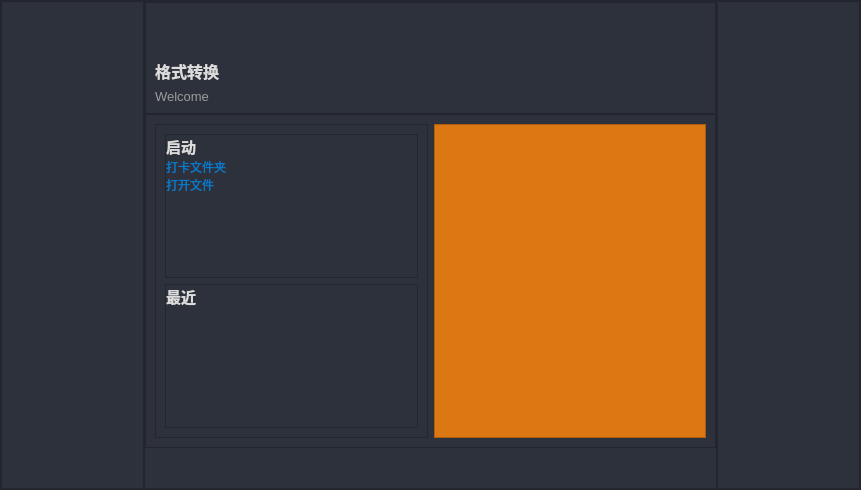
<?xml version="1.0" encoding="UTF-8"?>
<ui version="4.0">
 <class>Tab_start</class>
 <widget class="QWidget" name="Tab_start">
  <property name="geometry">
   <rect>
    <x>0</x>
    <y>0</y>
    <width>861</width>
    <height>490</height>
   </rect>
  </property>
  <property name="palette">
   <palette>
    <active>
     <colorrole role="WindowText">
      <brush brushstyle="SolidPattern">
       <color alpha="255">
        <red>255</red>
        <green>255</green>
        <blue>255</blue>
       </color>
      </brush>
     </colorrole>
     <colorrole role="Button">
      <brush brushstyle="SolidPattern">
       <color alpha="255">
        <red>45</red>
        <green>49</green>
        <blue>59</blue>
       </color>
      </brush>
     </colorrole>
     <colorrole role="Light">
      <brush brushstyle="SolidPattern">
       <color alpha="255">
        <red>255</red>
        <green>255</green>
        <blue>255</blue>
       </color>
      </brush>
     </colorrole>
     <colorrole role="Midlight">
      <brush brushstyle="SolidPattern">
       <color alpha="255">
        <red>255</red>
        <green>255</green>
        <blue>255</blue>
       </color>
      </brush>
     </colorrole>
     <colorrole role="Dark">
      <brush brushstyle="SolidPattern">
       <color alpha="255">
        <red>255</red>
        <green>255</green>
        <blue>255</blue>
       </color>
      </brush>
     </colorrole>
     <colorrole role="Mid">
      <brush brushstyle="SolidPattern">
       <color alpha="255">
        <red>255</red>
        <green>255</green>
        <blue>255</blue>
       </color>
      </brush>
     </colorrole>
     <colorrole role="Text">
      <brush brushstyle="SolidPattern">
       <color alpha="255">
        <red>210</red>
        <green>210</green>
        <blue>210</blue>
       </color>
      </brush>
     </colorrole>
     <colorrole role="BrightText">
      <brush brushstyle="SolidPattern">
       <color alpha="255">
        <red>255</red>
        <green>255</green>
        <blue>255</blue>
       </color>
      </brush>
     </colorrole>
     <colorrole role="ButtonText">
      <brush brushstyle="SolidPattern">
       <color alpha="255">
        <red>255</red>
        <green>255</green>
        <blue>255</blue>
       </color>
      </brush>
     </colorrole>
     <colorrole role="Base">
      <brush brushstyle="SolidPattern">
       <color alpha="255">
        <red>45</red>
        <green>49</green>
        <blue>59</blue>
       </color>
      </brush>
     </colorrole>
     <colorrole role="Window">
      <brush brushstyle="SolidPattern">
       <color alpha="255">
        <red>45</red>
        <green>49</green>
        <blue>59</blue>
       </color>
      </brush>
     </colorrole>
     <colorrole role="Shadow">
      <brush brushstyle="SolidPattern">
       <color alpha="255">
        <red>255</red>
        <green>255</green>
        <blue>255</blue>
       </color>
      </brush>
     </colorrole>
     <colorrole role="Highlight">
      <brush brushstyle="SolidPattern">
       <color alpha="255">
        <red>255</red>
        <green>255</green>
        <blue>255</blue>
       </color>
      </brush>
     </colorrole>
     <colorrole role="Link">
      <brush brushstyle="SolidPattern">
       <color alpha="255">
        <red>255</red>
        <green>255</green>
        <blue>255</blue>
       </color>
      </brush>
     </colorrole>
     <colorrole role="LinkVisited">
      <brush brushstyle="SolidPattern">
       <color alpha="255">
        <red>255</red>
        <green>255</green>
        <blue>255</blue>
       </color>
      </brush>
     </colorrole>
     <colorrole role="AlternateBase">
      <brush brushstyle="SolidPattern">
       <color alpha="255">
        <red>255</red>
        <green>255</green>
        <blue>255</blue>
       </color>
      </brush>
     </colorrole>
     <colorrole role="ToolTipBase">
      <brush brushstyle="SolidPattern">
       <color alpha="255">
        <red>255</red>
        <green>255</green>
        <blue>255</blue>
       </color>
      </brush>
     </colorrole>
     <colorrole role="ToolTipText">
      <brush brushstyle="SolidPattern">
       <color alpha="255">
        <red>255</red>
        <green>255</green>
        <blue>255</blue>
       </color>
      </brush>
     </colorrole>
     <colorrole role="PlaceholderText">
      <brush brushstyle="SolidPattern">
       <color alpha="128">
        <red>255</red>
        <green>255</green>
        <blue>255</blue>
       </color>
      </brush>
     </colorrole>
    </active>
    <inactive>
     <colorrole role="WindowText">
      <brush brushstyle="SolidPattern">
       <color alpha="255">
        <red>255</red>
        <green>255</green>
        <blue>255</blue>
       </color>
      </brush>
     </colorrole>
     <colorrole role="Button">
      <brush brushstyle="SolidPattern">
       <color alpha="255">
        <red>45</red>
        <green>49</green>
        <blue>59</blue>
       </color>
      </brush>
     </colorrole>
     <colorrole role="Light">
      <brush brushstyle="SolidPattern">
       <color alpha="255">
        <red>255</red>
        <green>255</green>
        <blue>255</blue>
       </color>
      </brush>
     </colorrole>
     <colorrole role="Midlight">
      <brush brushstyle="SolidPattern">
       <color alpha="255">
        <red>255</red>
        <green>255</green>
        <blue>255</blue>
       </color>
      </brush>
     </colorrole>
     <colorrole role="Dark">
      <brush brushstyle="SolidPattern">
       <color alpha="255">
        <red>255</red>
        <green>255</green>
        <blue>255</blue>
       </color>
      </brush>
     </colorrole>
     <colorrole role="Mid">
      <brush brushstyle="SolidPattern">
       <color alpha="255">
        <red>255</red>
        <green>255</green>
        <blue>255</blue>
       </color>
      </brush>
     </colorrole>
     <colorrole role="Text">
      <brush brushstyle="SolidPattern">
       <color alpha="255">
        <red>210</red>
        <green>210</green>
        <blue>210</blue>
       </color>
      </brush>
     </colorrole>
     <colorrole role="BrightText">
      <brush brushstyle="SolidPattern">
       <color alpha="255">
        <red>255</red>
        <green>255</green>
        <blue>255</blue>
       </color>
      </brush>
     </colorrole>
     <colorrole role="ButtonText">
      <brush brushstyle="SolidPattern">
       <color alpha="255">
        <red>255</red>
        <green>255</green>
        <blue>255</blue>
       </color>
      </brush>
     </colorrole>
     <colorrole role="Base">
      <brush brushstyle="SolidPattern">
       <color alpha="255">
        <red>45</red>
        <green>49</green>
        <blue>59</blue>
       </color>
      </brush>
     </colorrole>
     <colorrole role="Window">
      <brush brushstyle="SolidPattern">
       <color alpha="255">
        <red>45</red>
        <green>49</green>
        <blue>59</blue>
       </color>
      </brush>
     </colorrole>
     <colorrole role="Shadow">
      <brush brushstyle="SolidPattern">
       <color alpha="255">
        <red>255</red>
        <green>255</green>
        <blue>255</blue>
       </color>
      </brush>
     </colorrole>
     <colorrole role="Highlight">
      <brush brushstyle="SolidPattern">
       <color alpha="255">
        <red>255</red>
        <green>255</green>
        <blue>255</blue>
       </color>
      </brush>
     </colorrole>
     <colorrole role="Link">
      <brush brushstyle="SolidPattern">
       <color alpha="255">
        <red>255</red>
        <green>255</green>
        <blue>255</blue>
       </color>
      </brush>
     </colorrole>
     <colorrole role="LinkVisited">
      <brush brushstyle="SolidPattern">
       <color alpha="255">
        <red>255</red>
        <green>255</green>
        <blue>255</blue>
       </color>
      </brush>
     </colorrole>
     <colorrole role="AlternateBase">
      <brush brushstyle="SolidPattern">
       <color alpha="255">
        <red>255</red>
        <green>255</green>
        <blue>255</blue>
       </color>
      </brush>
     </colorrole>
     <colorrole role="ToolTipBase">
      <brush brushstyle="SolidPattern">
       <color alpha="255">
        <red>255</red>
        <green>255</green>
        <blue>255</blue>
       </color>
      </brush>
     </colorrole>
     <colorrole role="ToolTipText">
      <brush brushstyle="SolidPattern">
       <color alpha="255">
        <red>255</red>
        <green>255</green>
        <blue>255</blue>
       </color>
      </brush>
     </colorrole>
     <colorrole role="PlaceholderText">
      <brush brushstyle="SolidPattern">
       <color alpha="128">
        <red>255</red>
        <green>255</green>
        <blue>255</blue>
       </color>
      </brush>
     </colorrole>
    </inactive>
    <disabled>
     <colorrole role="WindowText">
      <brush brushstyle="SolidPattern">
       <color alpha="255">
        <red>255</red>
        <green>255</green>
        <blue>255</blue>
       </color>
      </brush>
     </colorrole>
     <colorrole role="Button">
      <brush brushstyle="SolidPattern">
       <color alpha="255">
        <red>45</red>
        <green>49</green>
        <blue>59</blue>
       </color>
      </brush>
     </colorrole>
     <colorrole role="Light">
      <brush brushstyle="SolidPattern">
       <color alpha="255">
        <red>255</red>
        <green>255</green>
        <blue>255</blue>
       </color>
      </brush>
     </colorrole>
     <colorrole role="Midlight">
      <brush brushstyle="SolidPattern">
       <color alpha="255">
        <red>255</red>
        <green>255</green>
        <blue>255</blue>
       </color>
      </brush>
     </colorrole>
     <colorrole role="Dark">
      <brush brushstyle="SolidPattern">
       <color alpha="255">
        <red>255</red>
        <green>255</green>
        <blue>255</blue>
       </color>
      </brush>
     </colorrole>
     <colorrole role="Mid">
      <brush brushstyle="SolidPattern">
       <color alpha="255">
        <red>255</red>
        <green>255</green>
        <blue>255</blue>
       </color>
      </brush>
     </colorrole>
     <colorrole role="Text">
      <brush brushstyle="SolidPattern">
       <color alpha="255">
        <red>255</red>
        <green>255</green>
        <blue>255</blue>
       </color>
      </brush>
     </colorrole>
     <colorrole role="BrightText">
      <brush brushstyle="SolidPattern">
       <color alpha="255">
        <red>255</red>
        <green>255</green>
        <blue>255</blue>
       </color>
      </brush>
     </colorrole>
     <colorrole role="ButtonText">
      <brush brushstyle="SolidPattern">
       <color alpha="255">
        <red>255</red>
        <green>255</green>
        <blue>255</blue>
       </color>
      </brush>
     </colorrole>
     <colorrole role="Base">
      <brush brushstyle="SolidPattern">
       <color alpha="255">
        <red>45</red>
        <green>49</green>
        <blue>59</blue>
       </color>
      </brush>
     </colorrole>
     <colorrole role="Window">
      <brush brushstyle="SolidPattern">
       <color alpha="255">
        <red>45</red>
        <green>49</green>
        <blue>59</blue>
       </color>
      </brush>
     </colorrole>
     <colorrole role="Shadow">
      <brush brushstyle="SolidPattern">
       <color alpha="255">
        <red>255</red>
        <green>255</green>
        <blue>255</blue>
       </color>
      </brush>
     </colorrole>
     <colorrole role="Highlight">
      <brush brushstyle="SolidPattern">
       <color alpha="255">
        <red>51</red>
        <green>153</green>
        <blue>255</blue>
       </color>
      </brush>
     </colorrole>
     <colorrole role="Link">
      <brush brushstyle="SolidPattern">
       <color alpha="255">
        <red>255</red>
        <green>255</green>
        <blue>255</blue>
       </color>
      </brush>
     </colorrole>
     <colorrole role="LinkVisited">
      <brush brushstyle="SolidPattern">
       <color alpha="255">
        <red>255</red>
        <green>255</green>
        <blue>255</blue>
       </color>
      </brush>
     </colorrole>
     <colorrole role="AlternateBase">
      <brush brushstyle="SolidPattern">
       <color alpha="255">
        <red>255</red>
        <green>255</green>
        <blue>255</blue>
       </color>
      </brush>
     </colorrole>
     <colorrole role="ToolTipBase">
      <brush brushstyle="SolidPattern">
       <color alpha="255">
        <red>255</red>
        <green>255</green>
        <blue>255</blue>
       </color>
      </brush>
     </colorrole>
     <colorrole role="ToolTipText">
      <brush brushstyle="SolidPattern">
       <color alpha="255">
        <red>255</red>
        <green>255</green>
        <blue>255</blue>
       </color>
      </brush>
     </colorrole>
     <colorrole role="PlaceholderText">
      <brush brushstyle="SolidPattern">
       <color alpha="128">
        <red>255</red>
        <green>255</green>
        <blue>255</blue>
       </color>
      </brush>
     </colorrole>
    </disabled>
   </palette>
  </property>
  <property name="windowTitle">
   <string>Form</string>
  </property>
  <property name="styleSheet">
   <string notr="true">	background-color: rgb(45, 49, 59);</string>
  </property>
  <layout class="QVBoxLayout" name="verticalLayout_6">
   <property name="spacing">
    <number>0</number>
   </property>
   <property name="leftMargin">
    <number>0</number>
   </property>
   <property name="topMargin">
    <number>0</number>
   </property>
   <property name="rightMargin">
    <number>0</number>
   </property>
   <property name="bottomMargin">
    <number>0</number>
   </property>
   <item>
    <widget class="QFrame" name="frame">
     <property name="frameShape">
      <enum>QFrame::StyledPanel</enum>
     </property>
     <property name="frameShadow">
      <enum>QFrame::Raised</enum>
     </property>
     <layout class="QHBoxLayout" name="horizontalLayout">
      <property name="spacing">
       <number>0</number>
      </property>
      <property name="leftMargin">
       <number>0</number>
      </property>
      <property name="topMargin">
       <number>0</number>
      </property>
      <property name="rightMargin">
       <number>0</number>
      </property>
      <property name="bottomMargin">
       <number>0</number>
      </property>
      <item>
       <widget class="QFrame" name="frame_left">
        <property name="sizePolicy">
         <sizepolicy hsizetype="Preferred" vsizetype="Preferred">
          <horstretch>1</horstretch>
          <verstretch>0</verstretch>
         </sizepolicy>
        </property>
        <property name="frameShape">
         <enum>QFrame::StyledPanel</enum>
        </property>
        <property name="frameShadow">
         <enum>QFrame::Raised</enum>
        </property>
       </widget>
      </item>
      <item>
       <widget class="QFrame" name="frame_center">
        <property name="sizePolicy">
         <sizepolicy hsizetype="Preferred" vsizetype="Preferred">
          <horstretch>4</horstretch>
          <verstretch>0</verstretch>
         </sizepolicy>
        </property>
        <property name="frameShape">
         <enum>QFrame::StyledPanel</enum>
        </property>
        <property name="frameShadow">
         <enum>QFrame::Raised</enum>
        </property>
        <layout class="QVBoxLayout" name="verticalLayout_3">
         <property name="spacing">
          <number>0</number>
         </property>
         <property name="leftMargin">
          <number>0</number>
         </property>
         <property name="topMargin">
          <number>0</number>
         </property>
         <property name="rightMargin">
          <number>0</number>
         </property>
         <property name="bottomMargin">
          <number>0</number>
         </property>
         <item>
          <layout class="QVBoxLayout" name="verticalLayout">
           <item>
            <widget class="QFrame" name="frame_center_top">
             <property name="sizePolicy">
              <sizepolicy hsizetype="Preferred" vsizetype="Preferred">
               <horstretch>0</horstretch>
               <verstretch>1</verstretch>
              </sizepolicy>
             </property>
             <property name="frameShape">
              <enum>QFrame::StyledPanel</enum>
             </property>
             <property name="frameShadow">
              <enum>QFrame::Raised</enum>
             </property>
             <layout class="QVBoxLayout" name="verticalLayout_2">
              <item>
               <spacer name="verticalSpacer_2">
                <property name="orientation">
                 <enum>Qt::Vertical</enum>
                </property>
                <property name="sizeHint" stdset="0">
                 <size>
                  <width>20</width>
                  <height>40</height>
                 </size>
                </property>
               </spacer>
              </item>
              <item alignment="Qt::AlignLeft|Qt::AlignBottom">
               <widget class="QLabel" name="label_2">
                <property name="font">
                 <font>
                  <family>Segoe UI</family>
                  <pointsize>12</pointsize>
                  <weight>75</weight>
                  <bold>true</bold>
                 </font>
                </property>
                <property name="styleSheet">
                 <string notr="true">color: rgb(220,220,220)
</string>
                </property>
                <property name="text">
                 <string>格式转换</string>
                </property>
               </widget>
              </item>
              <item alignment="Qt::AlignLeft|Qt::AlignTop">
               <widget class="QLabel" name="label_3">
                <property name="font">
                 <font>
                  <family>Segoe UI</family>
                  <pointsize>10</pointsize>
                  <weight>50</weight>
                  <bold>false</bold>
                 </font>
                </property>
                <property name="styleSheet">
                 <string notr="true">color: rgb(155,155,155)
</string>
                </property>
                <property name="text">
                 <string>Welcome</string>
                </property>
               </widget>
              </item>
             </layout>
            </widget>
           </item>
           <item>
            <widget class="QFrame" name="frame_center_bottom">
             <property name="sizePolicy">
              <sizepolicy hsizetype="Preferred" vsizetype="Preferred">
               <horstretch>0</horstretch>
               <verstretch>3</verstretch>
              </sizepolicy>
             </property>
             <property name="frameShape">
              <enum>QFrame::StyledPanel</enum>
             </property>
             <property name="frameShadow">
              <enum>QFrame::Raised</enum>
             </property>
             <layout class="QHBoxLayout" name="horizontalLayout_2">
              <item>
               <widget class="QFrame" name="frame_center_leftbottom">
                <property name="frameShape">
                 <enum>QFrame::StyledPanel</enum>
                </property>
                <property name="frameShadow">
                 <enum>QFrame::Raised</enum>
                </property>
                <layout class="QVBoxLayout" name="verticalLayout_4">
                 <item>
                  <widget class="QFrame" name="frame_9">
                   <property name="sizePolicy">
                    <sizepolicy hsizetype="Preferred" vsizetype="Preferred">
                     <horstretch>0</horstretch>
                     <verstretch>1</verstretch>
                    </sizepolicy>
                   </property>
                   <property name="maximumSize">
                    <size>
                     <width>16777215</width>
                     <height>200</height>
                    </size>
                   </property>
                   <property name="styleSheet">
                    <string notr="true"/>
                   </property>
                   <property name="frameShape">
                    <enum>QFrame::StyledPanel</enum>
                   </property>
                   <property name="frameShadow">
                    <enum>QFrame::Raised</enum>
                   </property>
                   <layout class="QVBoxLayout" name="verticalLayout_5">
                    <property name="spacing">
                     <number>0</number>
                    </property>
                    <property name="leftMargin">
                     <number>0</number>
                    </property>
                    <property name="topMargin">
                     <number>0</number>
                    </property>
                    <property name="rightMargin">
                     <number>0</number>
                    </property>
                    <property name="bottomMargin">
                     <number>0</number>
                    </property>
                    <item>
                     <widget class="QLabel" name="label_start">
                      <property name="font">
                       <font>
                        <family>Segoe UI</family>
                        <pointsize>11</pointsize>
                        <weight>75</weight>
                        <bold>true</bold>
                       </font>
                      </property>
                      <property name="styleSheet">
                       <string notr="true">color: rgb(220,220,220)
</string>
                      </property>
                      <property name="text">
                       <string>启动</string>
                      </property>
                     </widget>
                    </item>
                    <item alignment="Qt::AlignLeft">
                     <widget class="QPushButton" name="btn_open_folder">
                      <property name="styleSheet">
                       <string notr="true">QPushButton {	
	border: none;
	color: rgb(0,122,204);
	background-color: transparent;
}
QPushButton:hover {
	background-color: transparent;
}
QPushButton:pressed {	
	background-color: transparent;
}</string>
                      </property>
                      <property name="text">
                       <string>打卡文件夹</string>
                      </property>
                      <property name="icon">
                       <iconset>
                        <normaloff>icons/find/文件夹_seo-folder.svg</normaloff>icons/find/文件夹_seo-folder.svg</iconset>
                      </property>
                     </widget>
                    </item>
                    <item alignment="Qt::AlignLeft">
                     <widget class="QPushButton" name="btn_open_file">
                      <property name="styleSheet">
                       <string notr="true">QPushButton {	
	border: none;
	color: rgb(0,122,204);
	background-color: transparent;
}
QPushButton:hover {
	background-color: transparent;
}
QPushButton:pressed {	
	background-color: transparent;
}</string>
                      </property>
                      <property name="text">
                       <string>打开文件</string>
                      </property>
                      <property name="icon">
                       <iconset>
                        <normaloff>icons/find/文件夹1_folder-one.svg</normaloff>icons/find/文件夹1_folder-one.svg</iconset>
                      </property>
                      <property name="shortcut">
                       <string>Backspace</string>
                      </property>
                     </widget>
                    </item>
                    <item>
                     <spacer name="verticalSpacer">
                      <property name="orientation">
                       <enum>Qt::Vertical</enum>
                      </property>
                      <property name="sizeHint" stdset="0">
                       <size>
                        <width>20</width>
                        <height>40</height>
                       </size>
                      </property>
                     </spacer>
                    </item>
                   </layout>
                  </widget>
                 </item>
                 <item>
                  <widget class="QFrame" name="frame_10">
                   <property name="sizePolicy">
                    <sizepolicy hsizetype="Preferred" vsizetype="Preferred">
                     <horstretch>0</horstretch>
                     <verstretch>1</verstretch>
                    </sizepolicy>
                   </property>
                   <property name="maximumSize">
                    <size>
                     <width>16777215</width>
                     <height>200</height>
                    </size>
                   </property>
                   <property name="styleSheet">
                    <string notr="true"/>
                   </property>
                   <property name="frameShape">
                    <enum>QFrame::StyledPanel</enum>
                   </property>
                   <property name="frameShadow">
                    <enum>QFrame::Raised</enum>
                   </property>
                   <layout class="QVBoxLayout" name="verticalLayout_7">
                    <property name="spacing">
                     <number>0</number>
                    </property>
                    <property name="leftMargin">
                     <number>0</number>
                    </property>
                    <property name="topMargin">
                     <number>0</number>
                    </property>
                    <property name="rightMargin">
                     <number>0</number>
                    </property>
                    <property name="bottomMargin">
                     <number>0</number>
                    </property>
                    <item>
                     <layout class="QVBoxLayout" name="verticalLayout_latest">
                      <property name="spacing">
                       <number>0</number>
                      </property>
                      <item>
                       <widget class="QLabel" name="label">
                        <property name="font">
                         <font>
                          <family>Segoe UI</family>
                          <pointsize>11</pointsize>
                          <weight>75</weight>
                          <bold>true</bold>
                         </font>
                        </property>
                        <property name="styleSheet">
                         <string notr="true">color: rgb(220,220,220)
</string>
                        </property>
                        <property name="text">
                         <string>最近</string>
                        </property>
                       </widget>
                      </item>
                     </layout>
                    </item>
                    <item>
                     <spacer name="verticalSpacer_4">
                      <property name="orientation">
                       <enum>Qt::Vertical</enum>
                      </property>
                      <property name="sizeHint" stdset="0">
                       <size>
                        <width>20</width>
                        <height>40</height>
                       </size>
                      </property>
                     </spacer>
                    </item>
                   </layout>
                  </widget>
                 </item>
                </layout>
               </widget>
              </item>
              <item>
               <widget class="QFrame" name="frame_8">
                <property name="styleSheet">
                 <string notr="true">background-color: rgb(220,120,20)
</string>
                </property>
                <property name="frameShape">
                 <enum>QFrame::StyledPanel</enum>
                </property>
                <property name="frameShadow">
                 <enum>QFrame::Raised</enum>
                </property>
               </widget>
              </item>
             </layout>
            </widget>
           </item>
           <item>
            <spacer name="verticalSpacer_3">
             <property name="orientation">
              <enum>Qt::Vertical</enum>
             </property>
             <property name="sizeHint" stdset="0">
              <size>
               <width>20</width>
               <height>40</height>
              </size>
             </property>
            </spacer>
           </item>
          </layout>
         </item>
        </layout>
       </widget>
      </item>
      <item>
       <widget class="QFrame" name="frame_right">
        <property name="sizePolicy">
         <sizepolicy hsizetype="Preferred" vsizetype="Preferred">
          <horstretch>1</horstretch>
          <verstretch>0</verstretch>
         </sizepolicy>
        </property>
        <property name="frameShape">
         <enum>QFrame::StyledPanel</enum>
        </property>
        <property name="frameShadow">
         <enum>QFrame::Raised</enum>
        </property>
       </widget>
      </item>
     </layout>
    </widget>
   </item>
  </layout>
 </widget>
 <resources/>
 <connections/>
</ui>
